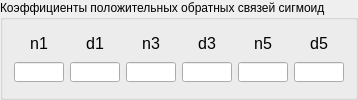
      <widget class="QGroupBox" name="groupBox_2">
       <property name="title">
        <string>Коэффициенты положительных обратных связей сигмоид</string>
       </property>
       <layout class="QGridLayout" name="gridLayout_4">
        <item row="0" column="1">
         <widget class="QLabel" name="label_22">
          <property name="maximumSize">
           <size>
            <width>50</width>
            <height>16777215</height>
           </size>
          </property>
          <property name="font">
           <font>
            <pointsize>12</pointsize>
           </font>
          </property>
          <property name="text">
           <string>d1</string>
          </property>
          <property name="alignment">
           <set>Qt::AlignCenter</set>
          </property>
         </widget>
        </item>
        <item row="0" column="0">
         <widget class="QLabel" name="label_21">
          <property name="minimumSize">
           <size>
            <width>22</width>
            <height>16</height>
           </size>
          </property>
          <property name="maximumSize">
           <size>
            <width>50</width>
            <height>16</height>
           </size>
          </property>
          <property name="font">
           <font>
            <pointsize>12</pointsize>
           </font>
          </property>
          <property name="text">
           <string>n1</string>
          </property>
          <property name="alignment">
           <set>Qt::AlignCenter</set>
          </property>
         </widget>
        </item>
        <item row="0" column="4">
         <widget class="QLabel" name="label_25">
          <property name="maximumSize">
           <size>
            <width>50</width>
            <height>19</height>
           </size>
          </property>
          <property name="font">
           <font>
            <pointsize>12</pointsize>
           </font>
          </property>
          <property name="text">
           <string>n5</string>
          </property>
          <property name="alignment">
           <set>Qt::AlignCenter</set>
          </property>
         </widget>
        </item>
        <item row="0" column="3">
         <widget class="QLabel" name="label_24">
          <property name="maximumSize">
           <size>
            <width>50</width>
            <height>19</height>
           </size>
          </property>
          <property name="font">
           <font>
            <pointsize>12</pointsize>
           </font>
          </property>
          <property name="text">
           <string>d3</string>
          </property>
          <property name="alignment">
           <set>Qt::AlignCenter</set>
          </property>
         </widget>
        </item>
        <item row="0" column="5">
         <widget class="QLabel" name="label_26">
          <property name="minimumSize">
           <size>
            <width>10</width>
            <height>19</height>
           </size>
          </property>
          <property name="maximumSize">
           <size>
            <width>50</width>
            <height>16777215</height>
           </size>
          </property>
          <property name="font">
           <font>
            <pointsize>12</pointsize>
           </font>
          </property>
          <property name="text">
           <string>d5</string>
          </property>
          <property name="alignment">
           <set>Qt::AlignCenter</set>
          </property>
         </widget>
        </item>
        <item row="0" column="2">
         <widget class="QLabel" name="label_23">
          <property name="maximumSize">
           <size>
            <width>50</width>
            <height>16</height>
           </size>
          </property>
          <property name="font">
           <font>
            <pointsize>12</pointsize>
           </font>
          </property>
          <property name="text">
           <string>n3</string>
          </property>
          <property name="alignment">
           <set>Qt::AlignCenter</set>
          </property>
         </widget>
        </item>
        <item row="1" column="0">
         <widget class="QLineEdit" name="lineEdit_n1">
          <property name="maximumSize">
           <size>
            <width>50</width>
            <height>20</height>
           </size>
          </property>
         </widget>
        </item>
        <item row="1" column="3">
         <widget class="QLineEdit" name="lineEdit_d3">
          <property name="maximumSize">
           <size>
            <width>50</width>
            <height>20</height>
           </size>
          </property>
         </widget>
        </item>
        <item row="1" column="1">
         <widget class="QLineEdit" name="lineEdit_d1">
          <property name="maximumSize">
           <size>
            <width>50</width>
            <height>20</height>
           </size>
          </property>
         </widget>
        </item>
        <item row="1" column="2">
         <widget class="QLineEdit" name="lineEdit_n3">
          <property name="maximumSize">
           <size>
            <width>50</width>
            <height>20</height>
           </size>
          </property>
         </widget>
        </item>
        <item row="1" column="5">
         <widget class="QLineEdit" name="lineEdit_d5">
          <property name="maximumSize">
           <size>
            <width>50</width>
            <height>20</height>
           </size>
          </property>
         </widget>
        </item>
        <item row="1" column="4">
         <widget class="QLineEdit" name="lineEdit_n5">
          <property name="maximumSize">
           <size>
            <width>50</width>
            <height>20</height>
           </size>
          </property>
         </widget>
        </item>
       </layout>
      </widget>
